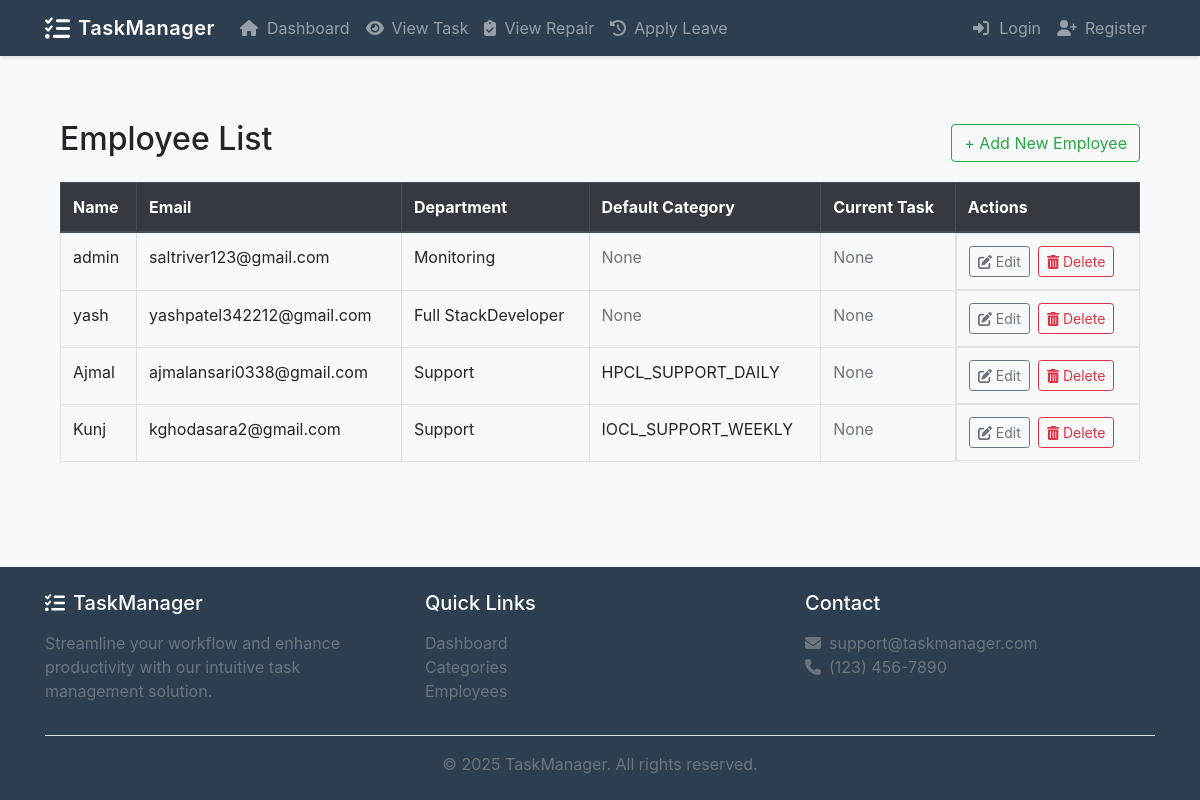
Page /list/ on the committed database.
### people_management/models.py (models this page shows, shortened)
class Employee(models.Model):
    user = models.OneToOneField(User, on_delete=models.CASCADE)
    department = models.ForeignKey(Department, on_delete=models.CASCADE)
    email = models.EmailField(null=True, blank=True)
    default_category = models.ForeignKey(Category, on_delete=models.SET_NULL, null=True, blank=True)
    current_task = models.ForeignKey(Task, on_delete=models.SET_NULL, null=True, blank=True)

class Department(models.Model):
    name = models.CharField(max_length=100, unique=True)

### task_management_system_app/models.py (models this page shows, shortened)
class Category(models.Model):
    name = models.CharField(max_length=100, unique=True, null=False, blank=False)

### people_management/views.py (the view)
# urls.py: path('list/', views.employee_list, name='employee_list'),
def employee_list(request):
    employees = Employee.objects.select_related('user', 'department', 'default_category', 'current_task')
    return render(request, 'people_management/employee_list.html', {'employees': employees})

### people_management/templates/people_management/employee_list.html (shortened to what this page needs)
{% extends 'task_management_system_app/base.html' %}
{% block content %}
<div class="container mt-5">
  <div class="d-flex justify-content-between align-items-center mb-3">
    <h2>Employee List</h2>
    <a href="{% url 'create_employee' %}" class="btn btn-outline-success">+ Add New Employee</a>
  </div>
  {% if employees %}
  <div class="table-responsive">
    <table class="table table-bordered table-hover">
      <thead class="thead-dark">
        <tr>
          <th>Name</th>
          <th>Email</th>
          <th>Department</th>
          <th>Default Category</th>
          <th>Current Task</th>
          <th>Actions</th>
        </tr>
      </thead>
      <tbody>
        {% for emp in employees %}
        <tr>
          <td>{{ emp.user.get_full_name|default:emp.user.username }}</td>
          <td>{{ emp.email|default:"—" }}</td>
          <td>{{ emp.department.name }}</td>
          <td>
            {% if emp.default_category %}
              {{ emp.default_category.name }}
            {% else %}
              <span class="text-muted">None</span>
            {% endif %}
          </td>
          <td>
            {% if emp.current_task %}
              {{ emp.current_task.name }}
            {% else %}
              <span class="text-muted">None</span>
            {% endif %}
          </td>
          <td class="d-flex">
            <a href="{% url 'update_employee' emp.id %}" class="btn btn-sm btn-outline-secondary mr-2"><i class="fas fa-edit"></i> Edit</a>
            <form method="post" action="{% url 'delete_employee' emp.id %}" onsubmit="return confirm('Are you sure you want to delete this employee?');">
              <button type="submit" class="btn btn-sm btn-outline-danger"><i class="fas fa-trash-alt"></i> Delete</button>
            </form>
          </td>
        </tr>
        {% endfor %}
      </tbody>
    </table>
  </div>
  {% else %}
    <p class="text-muted">No employees found.</p>
  {% endif %}
</div>
{% endblock %}

### task_management_system_app/templates/task_management_system_app/base.html (shortened to what this page needs)
<!DOCTYPE html>
<html lang="en">
  <head>
    <link
      rel="stylesheet"
      href="https://maxcdn.bootstrapcdn.com/bootstrap/4.5.2/css/bootstrap.min.css"
    />
    <link
      rel="stylesheet"
      href="https://cdnjs.cloudflare.com/ajax/libs/font-awesome/5.15.3/css/all.min.css"
    />
    <link
      rel="stylesheet"
      href="https://cdnjs.cloudflare.com/ajax/libs/font-awesome/6.4.0/css/all.min.css"
    />
  </head>
  <body>
    <nav class="navbar navbar-expand-lg navbar-dark fixed-top">
      <div class="container">
        {% if user.is_superuser %}
        <a
          class="navbar-brand d-flex align-items-center"
          href="{% url 'dashboard' %}"
        >
          <i class="fas fa-tasks fa-lg mr-2"></i>
          <span class="d-none d-sm-inline">TaskManager</span>
        </a>
        {% else %}
        <a
          class="navbar-brand d-flex align-items-center"
          href="{% url 'employee_dashboard' %}"
        >
          <i class="fas fa-tasks fa-lg mr-2"></i>
          <span class="d-none d-sm-inline">TaskManager</span>
        </a>
        {% endif %}
        <div class="collapse navbar-collapse" id="navbarNav">
          <ul class="navbar-nav mr-auto">
            {% if user.is_superuser %}
            <li class="nav-item">
              <a
                class="nav-link d-flex align-items-center"
                href="{% url 'dashboard' %}"
              >
                <i class="fas fa-home fa-fw mr-2"></i>
                <span>Dashboard</span>
              </a>
            </li>
            {% else %}
            <li class="nav-item">
              <a
                class="nav-link d-flex align-items-center"
                href="{% url 'employee_dashboard' %}"
              >
                <i class="fas fa-home fa-fw mr-2"></i>
                <span>Dashboard</span>
              </a>
            </li>
            {% endif %}
            {% if user.is_superuser %}
            <li class="nav-item">
              <a class="nav-link" href="{% url 'leave_review_list' %}">
                <i class="fas fa-user-shield mr-2"></i>Manage Leaves
              </a>
            </li>
            {% else %}
            <li class="nav-item">
              <a class="nav-link" href="{% url 'employee_task' %}">
                <i class="fas fa-eye mr-2"></i>View Task
              </a>
            </li>
            <li class="nav-item">
              <a class="nav-link" href="{% url 'assigned_repairs' %}">
                <i class="fas fa-clipboard-check mr-2"></i>View Repair
              </a>
            </li>
            <li class="nav-item">
              <a class="nav-link" href="{% url 'apply_leave' %}">
                <i class="fas fa-history mr-2"></i>Apply Leave
              </a>
            </li>
            {% endif %}
          </ul>
          <ul class="navbar-nav ml-auto">
            {% if user.is_authenticated %}
            <li class="nav-item dropdown">
              <a
                class="nav-link dropdown-toggle d-flex align-items-center"
                href="#"
                id="userMenu"
                data-toggle="dropdown"
              >
                <i class="fas fa-user-circle fa-fw mr-2"></i>
                <span>{{ user.username }}</span>
              </a>
              <div class="dropdown-menu dropdown-menu-right">
                <a class="dropdown-item" href="{% url 'password_change' %}"
                  ><i class="fas fa-cog fa-fw mr-2"></i>Settings</a
                >
                <div class="dropdown-divider"></div>
                <a class="dropdown-item text-danger" href="{% url 'logout' %}">
                  <i class="fas fa-sign-out-alt fa-fw mr-2"></i>Logout
                </a>
              </div>
            </li>
            {% else %}
            <li class="nav-item">
              <a class="nav-link" href="{% url 'login' %}">
                <i class="fas fa-sign-in-alt fa-fw mr-2"></i>Login
              </a>
            </li>
            <li class="nav-item">
              <a class="nav-link" href="{% url 'register' %}">
                <i class="fas fa-user-plus fa-fw mr-2"></i>Register
              </a>
            </li>
            {% endif %}
          </ul>
        </div>
      </div>
    </nav>
    <main class="flex-grow-1 mt-5 pt-4">
      <div class="container">
         {% block content %}{% endblock %}
      </div>
    </main>
    <footer class="footer py-4 mt-4">
      <div class="container">
        <div class="row">
          <div class="col-md-4 mb-4 mb-md-0">
            <h5 class="text-white mb-3">
              <i class="fas fa-tasks mr-2"></i>TaskManager
            </h5>
            <p class="text-muted">
              Streamline your workflow and enhance productivity with our
              intuitive task management solution.
            </p>
          </div>
          <div class="col-md-4 mb-4 mb-md-0">
            <h5 class="text-white mb-3">Quick Links</h5>
            <ul class="list-unstyled">
              <li>
                <a class="text-muted" href="{% url 'dashboard' %}">Dashboard</a>
              </li>
              <li>
                <a class="text-muted" href="{% url 'category_list' %}"
                  >Categories</a
                >
              </li>
              <li>
                <a class="text-muted" href="{% url 'employee_list' %}"
                  >Employees</a
                >
              </li>
            </ul>
          </div>
          <div class="col-md-4">
            <h5 class="text-white mb-3">Contact</h5>
            <ul class="list-unstyled">
              <li class="text-muted">
                <i class="fas fa-envelope mr-2"></i>support@taskmanager.com
              </li>
              <li class="text-muted">
                <i class="fas fa-phone mr-2"></i>(123) 456-7890
              </li>
            </ul>
          </div>
        </div>
        <div class="border-top pt-3 mt-3 text-center">
          <p class="text-muted mb-0">
            &copy; {% now "Y" %} TaskManager. All rights reserved.
          </p>
        </div>
      </div>
    </footer>
  </body>
</html>

### task_management_system_app/templates/task_management_system_app/base.html (style rules this page uses)
:root { --primary-color: #3498db; --secondary-color: #2c3e50; --accent-color: #e74c3c; }
body { min-height: 100vh; display: flex; flex-direction: column; background-color: #f8f9fa; }
.navbar { background-color: var(--secondary-color) !important; box-shadow: 0 2px 4px rgba(0, 0, 0, 0.1); }
.navbar-brand { font-weight: 600; letter-spacing: 0.5px; }
.nav-link { transition: all 0.3s ease; position: relative; }
.footer { background-color: var(--secondary-color); margin-top: auto; }

### rows in the picture
Employee: user.get_full_name "admin", email "saltriver123@gmail.com", department.name "Monitoring", shows "None"
Employee: user.get_full_name "yash", email "yashpatel342212@gmail.com", department.name "Full StackDeveloper", shows "None"
Employee: user.get_full_name "Ajmal", email "ajmalansari0338@gmail.com", department.name "Support", default_category.name "HPCL_SUPPORT_DAILY", shows "None"
Employee: user.get_full_name "Kunj", email "kghodasara2@gmail.com", department.name "Support", default_category.name "IOCL_SUPPORT_WEEKLY", shows "None"
